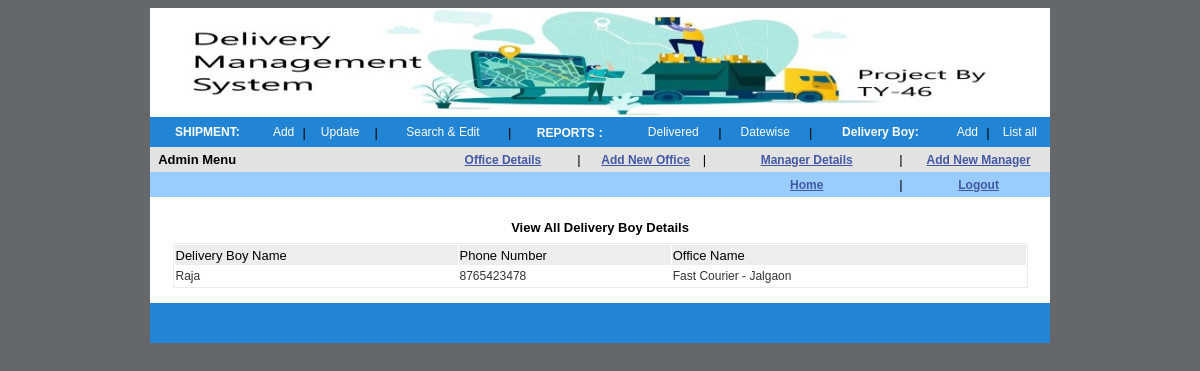
The app's page /delivery-boy-list.php (signed in) with its own data.
### tables this page shows
CREATE TABLE `tbl_delivery_boy` (
  `cid` int(10) NOT NULL,
  `delivery_boy_name` varchar(40) NOT NULL,
  `ph_no` varchar(12) NOT NULL,
  `office` varchar(100) NOT NULL
);

### delivery-boy-list.php (the view, shortened to what this page needs)
<?php
require_once 'library.php';
$sql = "SELECT *
		FROM tbl_delivery_boy";
$result = mysqli_query($dbConn, $sql);
?>
<!DOCTYPE html PUBLIC "-//W3C//DTD HTML 4.01 Transitional//EN" "http://www.w3.org/TR/html4/loose.dtd">
<html>
<head>
    <link href="css/mystyle.css" rel="stylesheet" type="text/css">
    <link href="css/style.css" rel="stylesheet" type="text/css">
</head>
<body>
    <table border="0" cellpadding="0" cellspacing="0" align="center" width="900">
        <tbody>
            <tr>
                <td width="900">
                    <?php require "header.php";
?>
                </td>
            </tr>
            <tr>
                <td bgcolor="#FFFFFF">
                    <table border="0" align="center" width="80%">
                        <tbody>
                            <tr>
                                <td class="LargeBlue" bgcolor="#FFFFFF" align="left">&nbsp;</td>
                            </tr>
                            <tr>
                                <td class="LargeBlue" bgcolor="#FFFFFF" align="left">
                                    <div class="Partext1" align="center"><strong>View All Delivery Boy Details </strong></div>
                                </td>
                            </tr>
                        </tbody>
                    </table>
                    <table border="0" cellpadding="1" cellspacing="1" align="center" width="95%">
                        <tbody>
                            <tr>
                                <td>
                                </td>
                            </tr>
                        </tbody>
                    </table>
                    <table class="blackbox" border="0" cellpadding="1" cellspacing="1" align="center" width="95%">
                        <tbody>
                            <tr class="BoldRED" bgcolor="#FFFFFF" style="height:20px;">
                                <td class="newtext" bgcolor="#EDEDED" width="20%">Delivery Boy Name </td>
                                <td class="newtext" bgcolor="#EDEDED" width="15%">Phone Number</td>
                                <td class="newtext" bgcolor="#EDEDED" width="25%">Office Name </td>
                            </tr>
                            <?php
    while ($data = mysqli_fetch_array($result)) {
        extract($data); ?>
                            <tr onMouseOver="this.bgColor='gold';" onMouseOut="this.bgColor='#FFFFFF';" bgcolor="#FFFFFF" style="height:20px;">
                                <td class="gentxt"><?php echo $delivery_boy_name; ?></td>
                                <td class="gentxt"><?php echo $ph_no; ?></td>
                                <td class="gentxt"><?php echo $office; ?></td>
                            </tr>
                            <?php
    }
    ?>
                        </tbody>
                    </table>
                    <br>
                </td>
            </tr>
            <tr>
                <td>
                    <table border="0" cellpadding="0" cellspacing="0" align="center" width="900">
                        <tbody>
                            <tr>
                                <td bgcolor="#2284d5" height="40" width="476">&nbsp;</td>
                                <td bgcolor="#2284d5" width="304">
                                </td>
                            </tr>
                        </tbody>
                    </table>
                </td>
            </tr>
        </tbody>
    </table>
</body>
</html>

### css/mystyle.css (style rules this page uses)
.blackbox { border: 1px solid #EBEBEB; padding: 0px; }
body { font-family: Helvetica, Helvetica, Helvetica, Helvetica; font-size: 13px; background-color: #64686B; }
.gentxt { FONT-SIZE: 12px; TEXT-TRANSFORM: none; COLOR: #333333; FONT-STYLE: normal; FONT-FAMILY: Verdana, Arial; TEXT-DECORATION: none }
.newtext { font-family: Helvetica, Helvetica, Helvetica; font-size: 13px; color: #000000; }
.Partext1 { FONT-SIZE: 13px; LINE-HEIGHT: 17px; FONT-FAMILY: Helvetica, Helvetica, Helvetica; }

### header.php (style rules this page uses)
td { white-space: nowrap; }

### records on screen
tbl_delivery_boy: delivery_boy_name "Raja", ph_no "8765423478", office "Fast Courier - Jalgaon"
